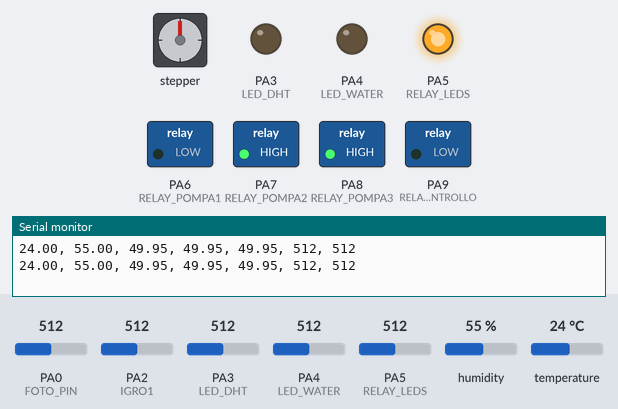
Bench run of a sketch on a simulated STM32 Blue Pill. On the bench: stepper motor, switched loads named in the sketch (green lamp = pin HIGH), output pins drawn as LEDs (lit = HIGH), the last lines printed to the serial monitor. The inputs (shaded band) are chosen by the test bench; at power-on: temperature 24 °C, PA2 (IGRO1) = 512, PA3 (LED_DHT) = 512, PA4 (LED_WATER) = 512, PA0 (FOTO_PIN) = 512, PA5 (RELAY_LEDS) = 512, humidity 55 %. Stepper angles assume 1024 steps per turn.

Above: at 2.2 s.
2.3 s: temperature set to 32 °C
4.2 s: temperature set to 33 °C
At 5.22 s:
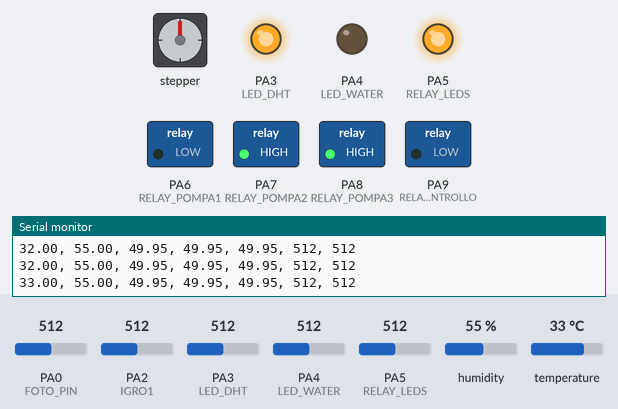
11.2 s: PA2 (IGRO1) set to 595
17.0 s: PA2 (IGRO1) set to 628
At 19.0 s:
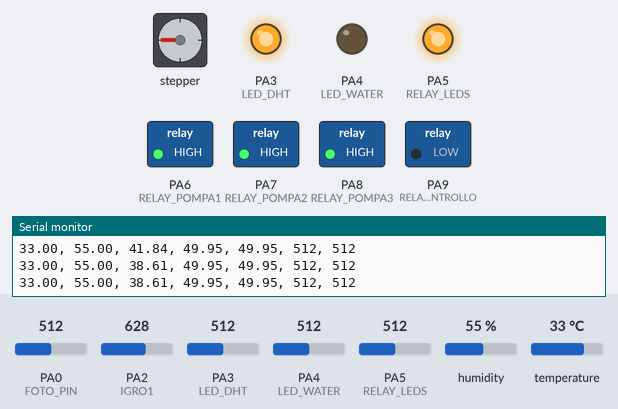
19.3 s: PA3 (LED_DHT) set to 498
At 20.4 s:
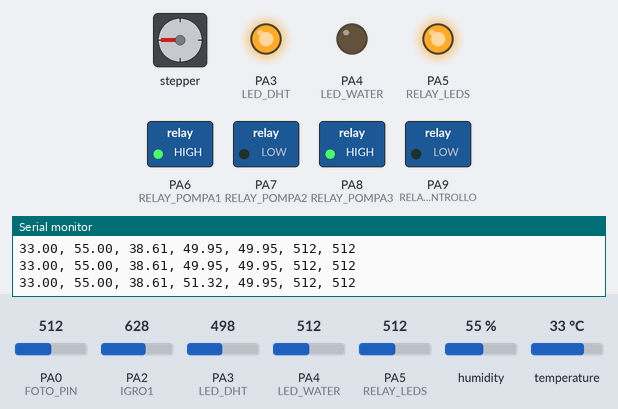
21.3 s: PA4 (LED_WATER) set to 306
At 22.8 s:
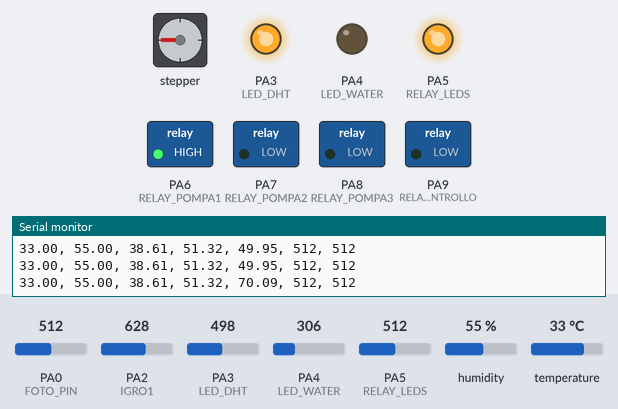
Timing chart, 0 to 24.3 s (numbered marks = the images above; inputs shaded):
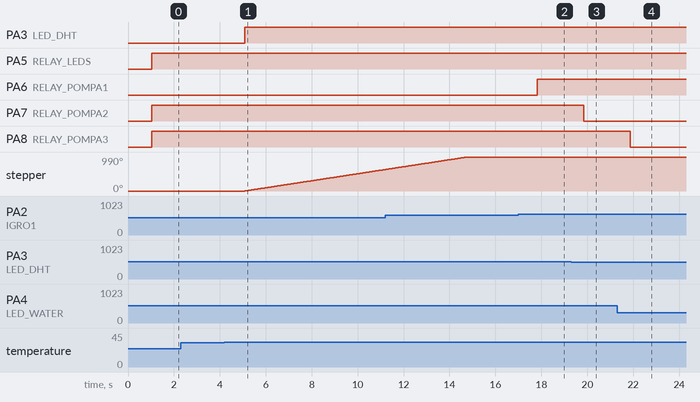

The sketch:

arduinoserra.ino
```cpp
#include <Stepper.h>    // Libreria per motore passo-passo
#include <DHT.h>        // Libreria DHT11

#define DHT_TYPE 11
#define DHT_PIN 2
#define LED_DHT 3
#define LED_WATER 4
#define RELAY_LEDS 5
#define RELAY_POMPA1 6
#define RELAY_POMPA2 7
#define RELAY_POMPA3 8
#define RELAY_MOTORE_CONTROLLO 9
#define RELAY_MOTORE1 10
#define RELAY_MOTORE2 11
#define RELAY_MOTORE3 12
#define RELAY_MOTORE4 13
#define FOTO_PIN A0
#define IGRO1 A2
#define IGRO2 A3
#define IGRO3 A4
#define WATER_PIN A5

#define SOGLIA_ACQUA      150              // Soglie da impostare più tardi nel codice
#define SOGLIA_LUCE      270               //
#define SOGLIA_TEMP       32               //
#define SOGLIA_UMID_TERR1 40               // soglia per pianta1 in base a ricerche online
#define SOGLIA_UMID_TERR2 50               // soglia per pianta2 in base a ricerche online
#define SOGLIA_UMID_TERR3 60               // soglia per pianta3 in base a ricerche online

DHT dht(DHT_PIN, DHT_TYPE);                // Dichiarazione esistenza DHT11

const int PassiRivoluzione = 1024;                                                                        // Dichiarazione motore passo-passo
Stepper myStepper(PassiRivoluzione, RELAY_MOTORE1, RELAY_MOTORE2, RELAY_MOTORE3, RELAY_MOTORE4);          //

bool motore_attivo = false;      // Variabile globale per memorizzazione

void setup() {
  Serial.begin(9600);            // Impostare la comunicazione seriale definendo la velocità in bits per second (baud)

  pinMode(LED_DHT, OUTPUT);                         // Inizializzazione di tutti i nostri pin in uscita come OUTPUT
  pinMode(LED_WATER, OUTPUT);                       //
  pinMode(RELAY_LEDS, OUTPUT);                      //
  pinMode(RELAY_POMPA1, OUTPUT);                    //
  pinMode(RELAY_POMPA2, OUTPUT);                    //
  pinMode(RELAY_POMPA3, OUTPUT);                    //
  pinMode(RELAY_MOTORE_CONTROLLO, OUTPUT);          //

  digitalWrite(LED_DHT, LOW);                          // Inizializzazione di tutti i nostri pin in uscita a LOW
  digitalWrite(LED_WATER, LOW);                        //
  digitalWrite(RELAY_LEDS, LOW);                       //
  digitalWrite(RELAY_POMPA1, LOW);                     //
  digitalWrite(RELAY_POMPA2, LOW);                     //
  digitalWrite(RELAY_POMPA3, LOW);                     //
  digitalWrite(RELAY_MOTORE_CONTROLLO, LOW);           //

  myStepper.setSpeed(17);                              // Settaggio di velocità motore passo-passo
  dht.begin();                                         // Inizializzazione DHT11

  delay(1000);       // Piccolo delay
}

void loop() {
  float Temp = dht.readTemperature();                                        // Rilevazione del valore temperatura come variabile Temp
  float UmidAria = dht.readHumidity();                                       // Rilevazione del valore umidità in aria come variabile UmidAria
  float SeccTerr1 = (float(analogRead(IGRO1)) / 1023.0) * 100.0;             // Rilevazione del valore dell'umidità nel terreno ed immediata trasformazione in risultato percentuale di Secchezza
  float UmidTerr1 = 100.0 - SeccTerr1;                                       // Tramite la percentuale di Secchezza chiediamo di visualizzare la percentuale di Umidità
  float SeccTerr2 = (float(analogRead(IGRO2)) / 1023.0) * 100.0;             // Rilevazione del valore dell'umidità nel terreno ed immediata trasformazione in risultato percentuale di Secchezza
  float UmidTerr2 = 100.0 - SeccTerr2;                                       // Tramite la percentuale di Secchezza chiediamo di visualizzare la percentuale di Umidità
  float SeccTerr3 = (float(analogRead(IGRO3)) / 1023.0) * 100.0;             // Rilevazione del valore dell'umidità nel terreno ed immediata trasformazione in risultato percentuale di Secchezza
  float UmidTerr3 = 100.0 - SeccTerr3;                                       // Tramite la percentuale di Secchezza chiediamo di visualizzare la percentuale di Umidità
  int LivAcqua = analogRead(WATER_PIN);                                      // Rilevazione del valore del livello dell'acqua come variabile LivAcqua
  int LivLuce = analogRead(FOTO_PIN);                                        // Rilevazione del valore della luminosità come variabile LivLuce

  Serial.print(Temp);                         // Printing dei valori come tupla per facilitare il raccoglimento dei valori al database MySQL
  Serial.print(", ");                         //
  Serial.print(UmidAria);                     //
  Serial.print(", ");                         //
  Serial.print(UmidTerr1);                    //
  Serial.print(", ");                         //
  Serial.print(UmidTerr2);                    //
  Serial.print(", ");                         //
  Serial.print(UmidTerr3);                    //
  Serial.print(", ");                         //
  Serial.print(LivAcqua);                     //
  Serial.print(", ");                         //
  Serial.println(LivLuce);                    //

  if (LivAcqua < SOGLIA_ACQUA) {      // Condizione serbatoio in esaurimento
    digitalWrite(LED_WATER, HIGH);
  } else {
    digitalWrite(LED_WATER, LOW);
  }

  if (LivLuce > SOGLIA_LUCE) {        // Condizione per illuminazione nella serra
    digitalWrite(RELAY_LEDS, HIGH);
  } else {
    digitalWrite(RELAY_LEDS, LOW);
  }

  if (Temp > SOGLIA_TEMP) {          // Condizione LED per Temperatura elevata
    digitalWrite(LED_DHT, HIGH);
  } else {
    digitalWrite(LED_DHT, LOW);
  }

  if (digitalRead(LED_WATER) == LOW && UmidTerr1 < SOGLIA_UMID_TERR1) {  // Condizione partenza pompa1
    digitalWrite(RELAY_POMPA1, HIGH);
  } else {
    digitalWrite(RELAY_POMPA1, LOW);
  }

  if (digitalRead(LED_WATER) == LOW && UmidTerr2 < SOGLIA_UMID_TERR2) {  // Condizione partenza pompa2
    digitalWrite(RELAY_POMPA2, HIGH);
  } else {
    digitalWrite(RELAY_POMPA2, LOW);
  }

  if (digitalRead(LED_WATER) == LOW && UmidTerr3 < SOGLIA_UMID_TERR3) {   // Condizione partenza pompa3
    digitalWrite(RELAY_POMPA3, HIGH);
  } else {
    digitalWrite(RELAY_POMPA3, LOW);
  }

  if (digitalRead(LED_DHT) == HIGH) {          // Condizione LED per avvio motore/apertura sportello e chiusura sportello
    if (!motore_attivo) {
      motore_attivo = true;
      myStepper.step(PassiRivoluzione * 2.75);
    }
  } else {
    digitalWrite(LED_DHT, LOW);
    if (motore_attivo) {
      motore_attivo = false;
      myStepper.step(-PassiRivoluzione * 2.75);
    }
  }

  delay(1000);        // Delay finale del loop di 1 sec
}
```

Measured:
- the behaviour switches between 32.4 and 32.5 °C on temperature (found by bisection; images 0 and 1)
- the behaviour switches between 613 and 614 on PA2 (IGRO1) (found by bisection; images 1 and 2)
- the behaviour switches between 512 and 511 on PA3 (LED_DHT) (found by bisection; images 2 and 3)
- after the input at 4.2 s, PA3 (LED_DHT): LOW → HIGH after 0.87 s; stepper: keeps turning clockwise at about 102°/s, starting after 0.87 s
- after the input at 17.0 s, PA6 (RELAY_POMPA1): LOW → HIGH after 0.83 s
- after the input at 19.3 s, PA7 (RELAY_POMPA2): HIGH → LOW after 0.55 s
- after the input at 21.3 s, PA8 (RELAY_POMPA3): HIGH → LOW after 0.58 s
